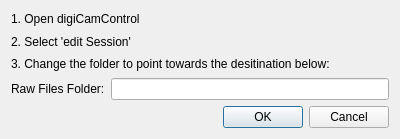
<?xml version="1.0" encoding="UTF-8"?>
<ui version="4.0">
 <class>CaptureSessionDialog</class>
 <widget class="QDialog" name="CaptureSessionDialog">
  <property name="geometry">
   <rect>
    <x>0</x>
    <y>0</y>
    <width>400</width>
    <height>139</height>
   </rect>
  </property>
  <property name="minimumSize">
   <size>
    <width>400</width>
    <height>139</height>
   </size>
  </property>
  <property name="maximumSize">
   <size>
    <width>400</width>
    <height>139</height>
   </size>
  </property>
  <property name="windowTitle">
   <string>Capture Session</string>
  </property>
  <layout class="QVBoxLayout" name="verticalLayout">
   <item>
    <widget class="QLabel" name="label">
     <property name="text">
      <string>1. Open digiCamControl</string>
     </property>
    </widget>
   </item>
   <item>
    <widget class="QLabel" name="label_2">
     <property name="text">
      <string>2. Select 'edit Session'</string>
     </property>
    </widget>
   </item>
   <item>
    <widget class="QLabel" name="label_3">
     <property name="text">
      <string>3. Change the folder to point towards the desitination below:</string>
     </property>
    </widget>
   </item>
   <item>
    <layout class="QHBoxLayout" name="horizontalLayout">
     <item>
      <widget class="QLabel" name="label_4">
       <property name="text">
        <string>Raw Files Folder:</string>
       </property>
      </widget>
     </item>
     <item>
      <widget class="QLineEdit" name="rawFilesLineEdit">
       <property name="enabled">
        <bool>true</bool>
       </property>
      </widget>
     </item>
    </layout>
   </item>
   <item>
    <widget class="QDialogButtonBox" name="buttonBox">
     <property name="orientation">
      <enum>Qt::Horizontal</enum>
     </property>
     <property name="standardButtons">
      <set>QDialogButtonBox::Cancel|QDialogButtonBox::Ok</set>
     </property>
     <property name="centerButtons">
      <bool>false</bool>
     </property>
    </widget>
   </item>
  </layout>
 </widget>
 <resources/>
 <connections>
  <connection>
   <sender>buttonBox</sender>
   <signal>accepted()</signal>
   <receiver>CaptureSessionDialog</receiver>
   <slot>accept()</slot>
   <hints>
    <hint type="sourcelabel">
     <x>248</x>
     <y>254</y>
    </hint>
    <hint type="destinationlabel">
     <x>157</x>
     <y>274</y>
    </hint>
   </hints>
  </connection>
  <connection>
   <sender>buttonBox</sender>
   <signal>rejected()</signal>
   <receiver>CaptureSessionDialog</receiver>
   <slot>reject()</slot>
   <hints>
    <hint type="sourcelabel">
     <x>316</x>
     <y>260</y>
    </hint>
    <hint type="destinationlabel">
     <x>286</x>
     <y>274</y>
    </hint>
   </hints>
  </connection>
 </connections>
</ui>
